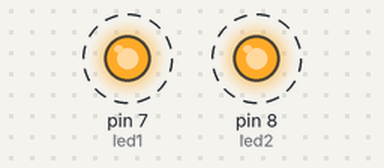
Bench run of a sketch on a simulated Arduino Uno, built with avr-gcc and run on an emulated ATmega328P. Parts: output pins drawn as LEDs (lit = HIGH). Dashed ring = blinking.

Above: at 0.12 s.
Timing chart, 0 to 3.0 s (numbered marks = the images above):
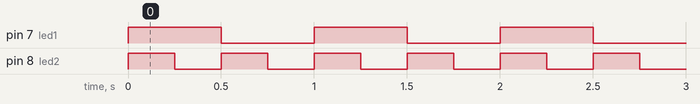

The sketch:

12_led.ino
```cpp
int led1 = 7;
int led2 = 8;

void setup() {
  pinMode(led1, OUTPUT);
  pinMode(led2, OUTPUT);
}

void loop() {
  digitalWrite(led1, 1);
  digitalWrite(led2, 1);
  delay(250);
  digitalWrite(led2, 0);
  delay(250);
  digitalWrite(led1, 0);
  digitalWrite(led2, 1);
  delay(250);
  digitalWrite(led2, 0);
  delay(250);
}
```

Measured:
- by itself, pin 7 (led1): alternates HIGH for 0.50 s and LOW for 0.50 s
- by itself, pin 8 (led2): alternates HIGH for 0.25 s and LOW for 0.25 s
- by itself, everything shown: repeats every 1.0 s, in 4 steps
